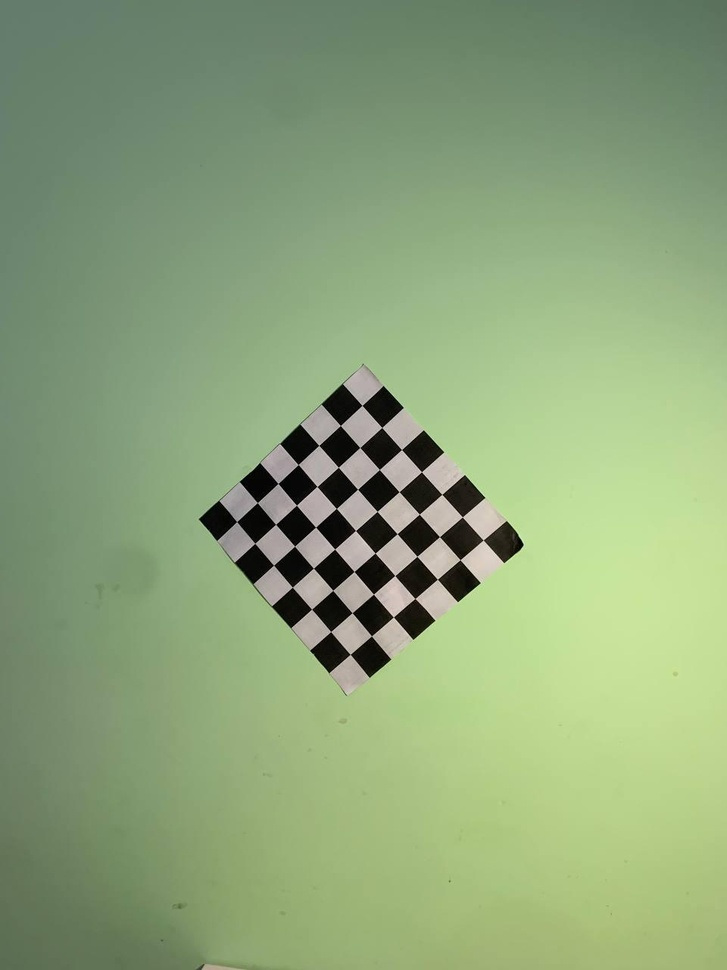
#> input picture Images/calibration_checkerboard/photo_2021-12-18_14-48-54.jpg, 727 x 970 px, shrunk from 960 x 1280 before the run; its folder holds 4 pictures in this run
$ python calibration.py
#> lines starting #> are read from the running program, lines starting #| are printed output that depends on the picture
import numpy as np
import cv2
import os


def calibrate(dirpath, square_size, width, height):
    """ Apply camera calibration operation for images in the given directory path. """
#> called with dirpath = './Images/calibration_checkerboard/', square_size = 0.033, width = 7, height = 7

    # termination criteria
    criteria = (cv2.TERM_CRITERIA_EPS + cv2.TERM_CRITERIA_MAX_ITER, 30, 0.001)

    # prepare object points, like (0,0,0), (1,0,0), (2,0,0) ....,(8,6,0)
    objp = np.zeros((height * width, 3), np.float32)
    objp[:, :2] = np.mgrid[0:width, 0:height].T.reshape(-1, 2)

    objp = objp * square_size

    # Arrays to store object points and image points from all the images.
    objpoints = []  # 3d point in real world space
    imgpoints = []  # 2d points in image plane.

    images = os.listdir(dirpath)

    for fname in images:
        img = cv2.imread(os.path.join(dirpath, fname))
#> img is the input picture: shape (970, 727, 3); mean B, G, R 122.1, 164.5, 141.2
        gray = cv2.cvtColor(img, cv2.COLOR_BGR2GRAY)
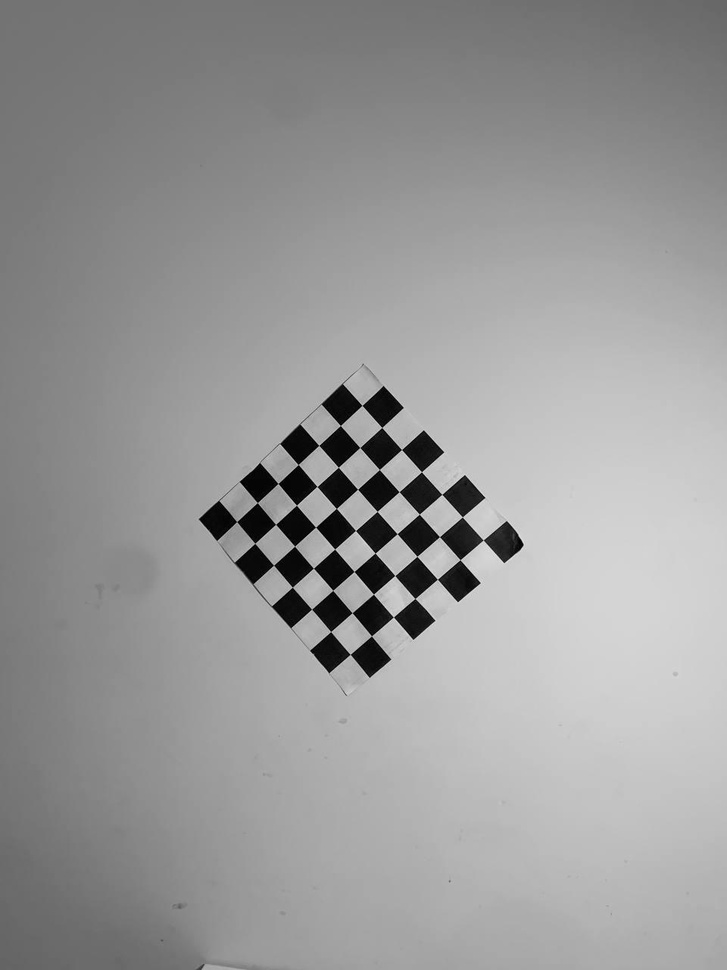
#> gray: shape (970, 727); min 0, max 232, mean 152.6

        # Find the chess board corners
        ret, corners = cv2.findChessboardCorners(gray, (width, height), None)
#> ret = True; corners = 49 rows, first 8: [362, 405.4], [381.8, 427.4], [401.5, 449.6], [421.5, 471.8], [442, 494.4], [462.4, 516.9], [483.2, 540], [340.5, 425.6]

        # If found, add object points, image points (after refining them)
        if ret:
            objpoints.append(objp)

            corners2 = cv2.cornerSubPix(gray, corners, (11, 11), (-1, -1), criteria)
#> corners2 = 49 rows, first 8: [362, 405.4], [381.8, 427.5], [401.5, 449.5], [421.5, 471.8], [441.8, 494.3], [462.4, 516.9], [483.2, 540], [340.4, 425.5]
            imgpoints.append(corners2)
#> pass 2 of the loop in calibrate, `for fname in images:`:
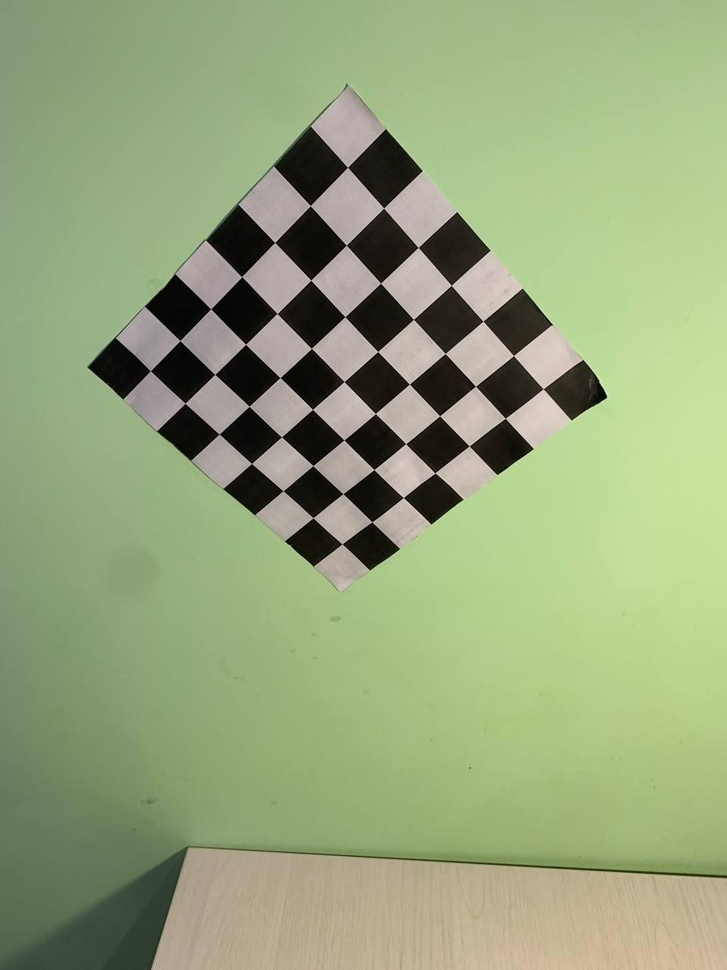
#> input picture Images/calibration_checkerboard/photo_2021-12-18_14-48-56.jpg, 727 x 970 px, shrunk from 960 x 1280 before the run
#> in calibrate, img is the input picture: shape (970, 727, 3); mean B, G, R 123.5, 164.8, 150.1
#> in calibrate, `gray = cv2.cvtColor(img, cv2.COLOR_BGR2GRAY)`:
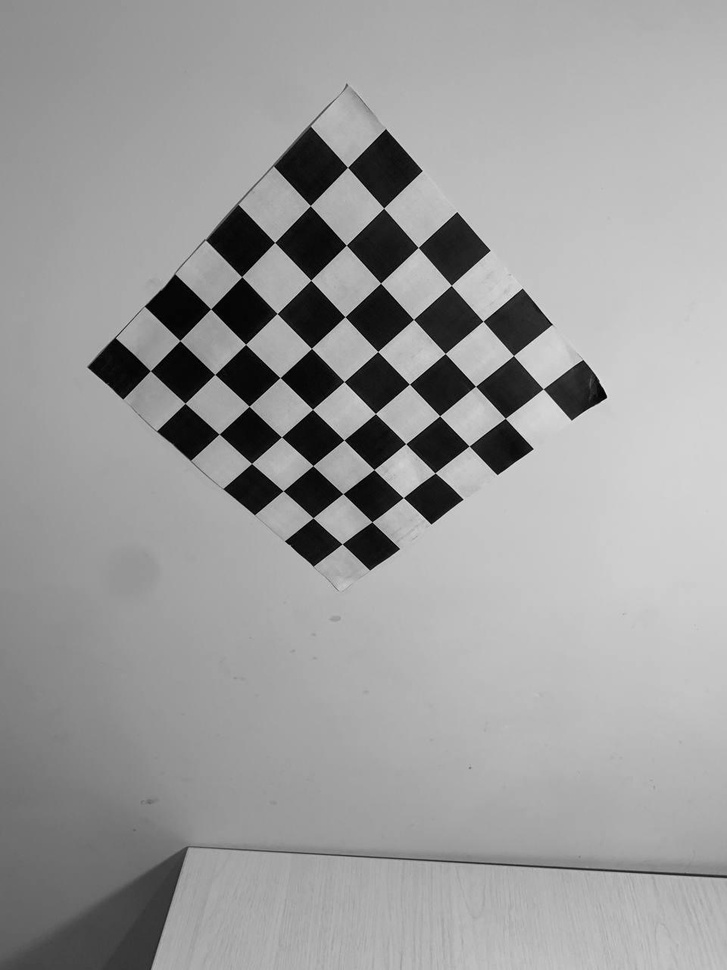
#> gray: shape (970, 727); min 0, max 236, mean 155.7
#> corners = 49 rows, first 8: [347.4, 167.4], [383.6, 208.2], [418.2, 247.5], [451.4, 285.4], [483.1, 321.2], [513.5, 355.5], [543, 388.9], [310.4, 205.6]
#> corners2 = 49 rows, first 8: [347.5, 167.3], [383.6, 208.1], [418.2, 247.4], [451.3, 285.3], [483, 321.2], [513.5, 355.6], [543.2, 388.8], [310.3, 205.6]
#> pass 3 of the loop in calibrate, `for fname in images:`:
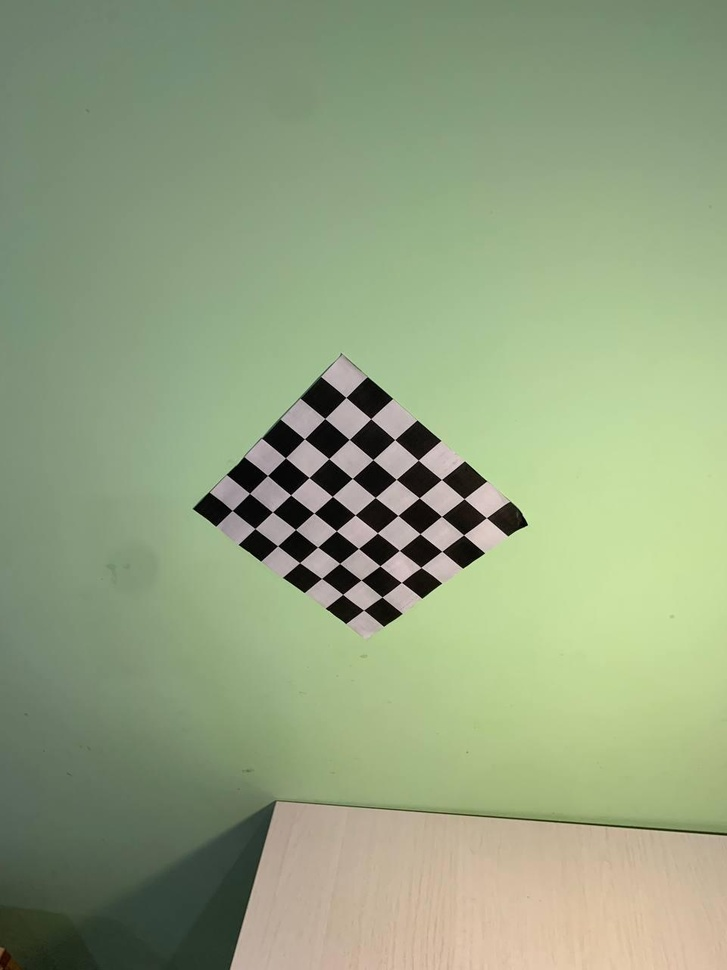
#> input picture Images/calibration_checkerboard/photo_2021-12-18_14-48-57.jpg, 727 x 970 px, shrunk from 960 x 1280 before the run
#> in calibrate, img is the input picture: shape (970, 727, 3); mean B, G, R 128.1, 161.5, 147.2
#> in calibrate, `gray = cv2.cvtColor(img, cv2.COLOR_BGR2GRAY)`:
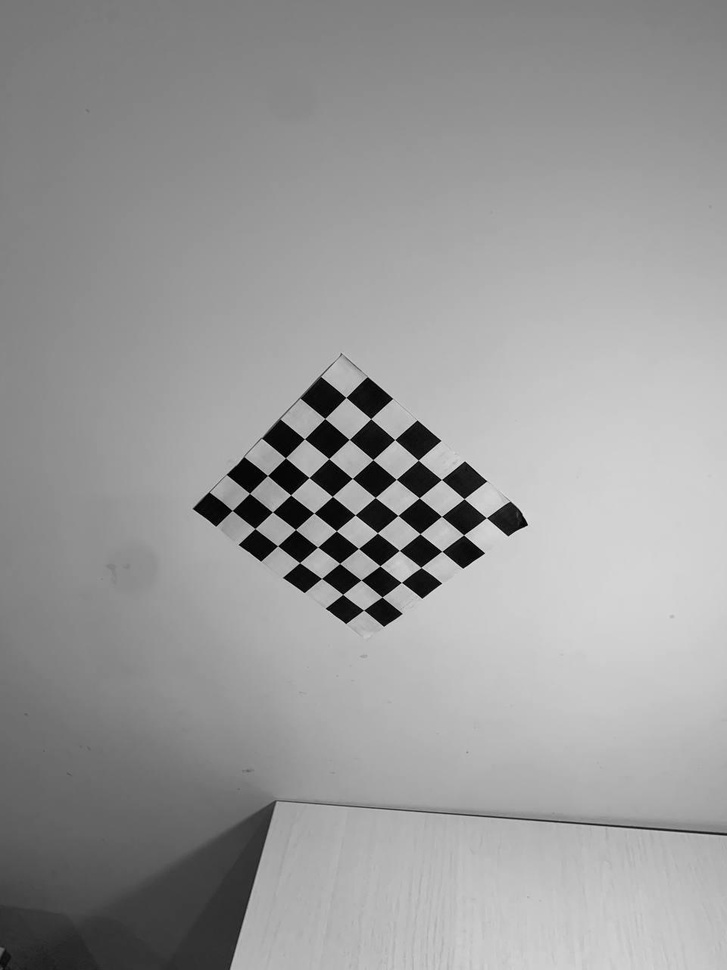
#> gray: shape (970, 727); min 0, max 232, mean 153.4
#> corners = 49 rows, first 8: [346, 397.4], [370.6, 418.7], [394.9, 439.5], [418.3, 460.2], [441.3, 479.5], [464.1, 498.8], [486.3, 517.7], [324.7, 418.5]
#> corners2 = 49 rows, first 8: [345.9, 397.4], [370.7, 418.7], [394.7, 439.6], [418.3, 460.2], [441.4, 479.5], [464.1, 498.7], [486.3, 517.7], [324.8, 418.5]
#> the loop made 4 passes; the first 3 are shown

    ret, mtx, dist, rvecs, tvecs = cv2.calibrateCamera(objpoints, imgpoints, gray.shape[::-1], None, None)

    return [ret, mtx, dist, rvecs, tvecs]


if __name__ == '__main__':

    dirpath = './Images/calibration_checkerboard/'
    square_size = 0.033

    ret, mtx, dist, rvecs, tvecs = calibrate(dirpath, square_size, width=7, height=7)

    print(mtx)
    print(dist)

    np.save("calibration_matrix", mtx)
    np.save("distortion_coefficients", dist)
